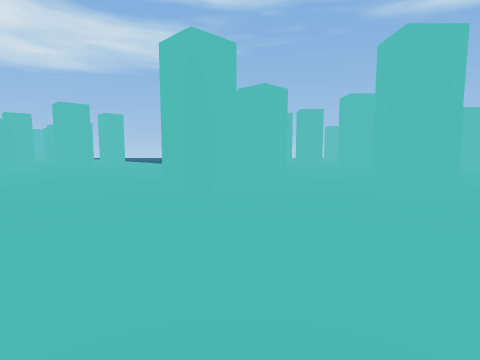
[1] (above)

24 first-person views from a walk through a 3-D level made in the Godot game engine. The camera is 1.4 m above the floor, tilts 6° down and sees 80° across. The floor is counted in squares, 2 m on a side. Each view is taken from the middle of a square. On the plan, view 1 faces up. The plan holds only what a view shows up to about 10 squares ahead; the rest is blank. The place goes on beyond the plan. Surface patterns are stand-ins for the level's own textures.

[2]
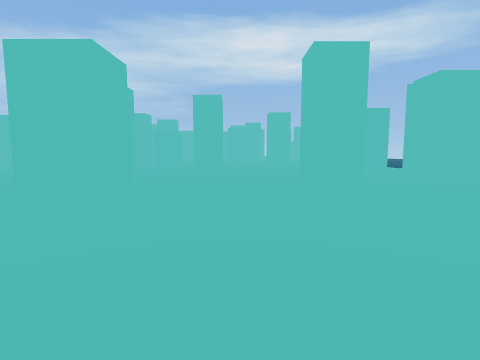

[3]
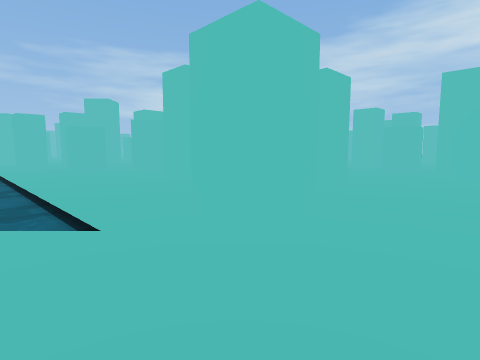

[4]
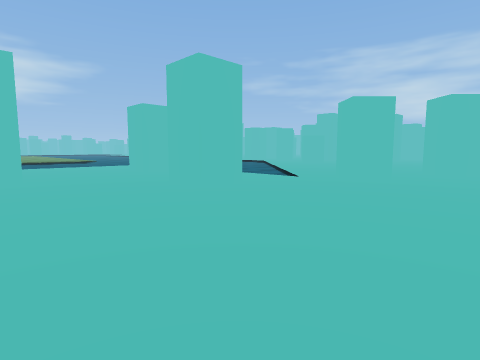

[5]
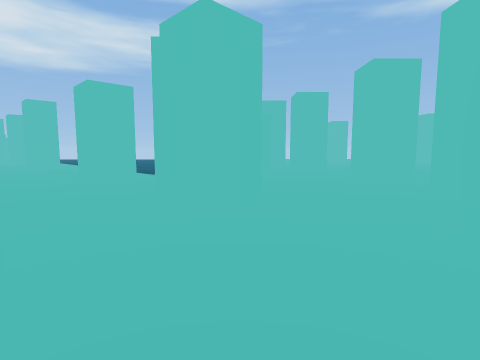

[6]
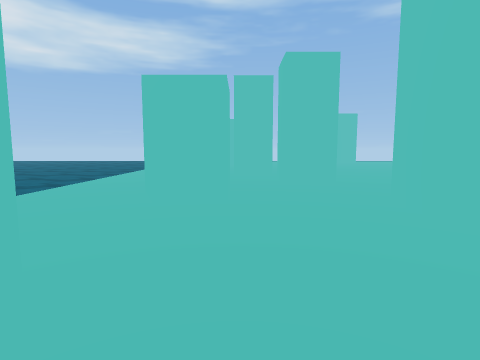

[7]
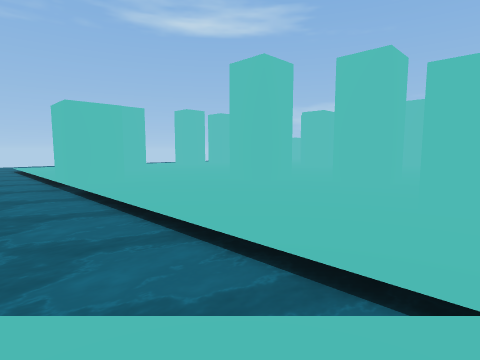

[8]
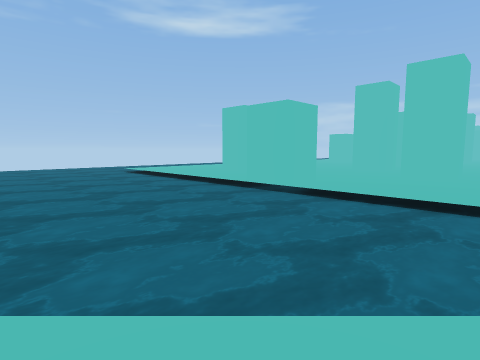

[9]
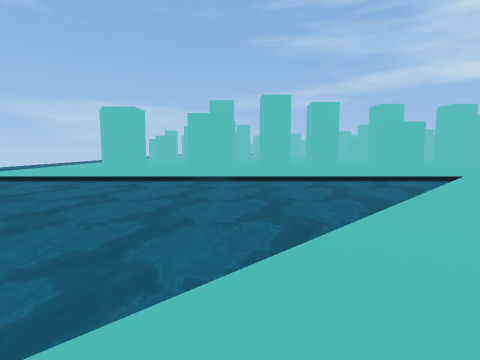

[10]
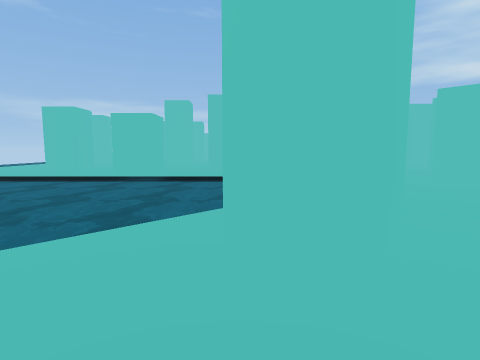

[11]
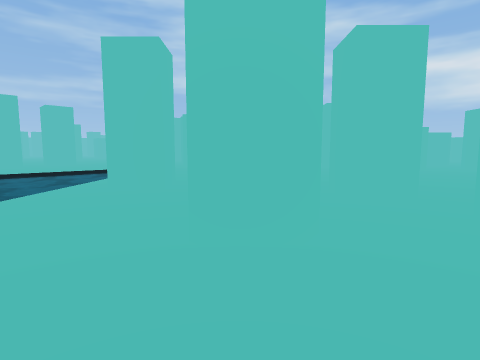

[12]
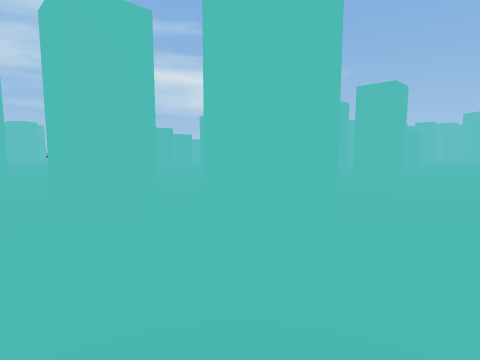

[13]
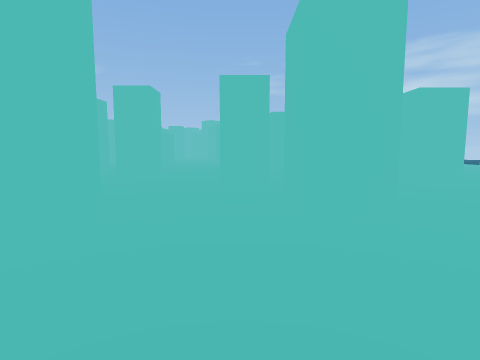

[14]
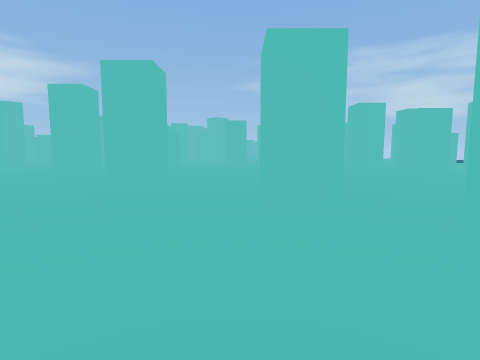

[15]
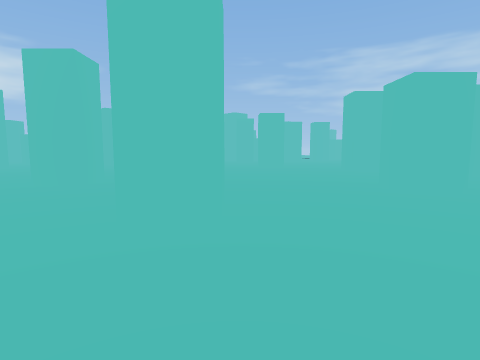

[16]
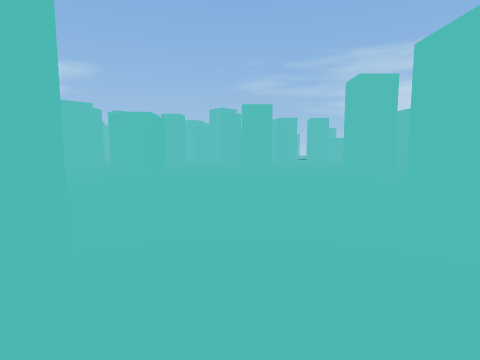

[17]
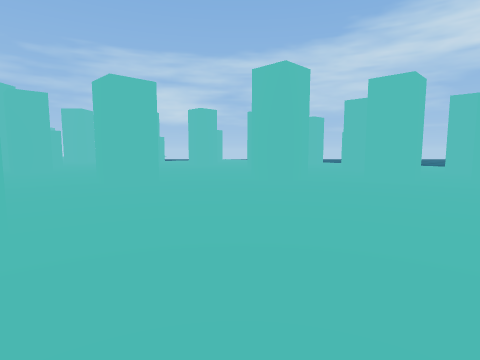

[18]
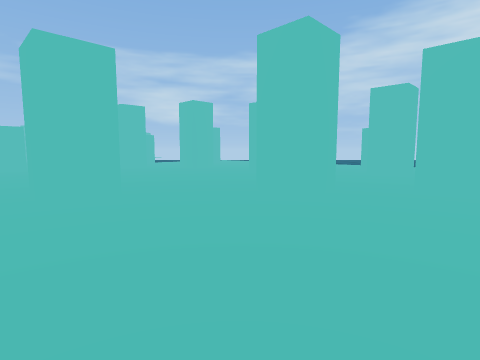

[19]
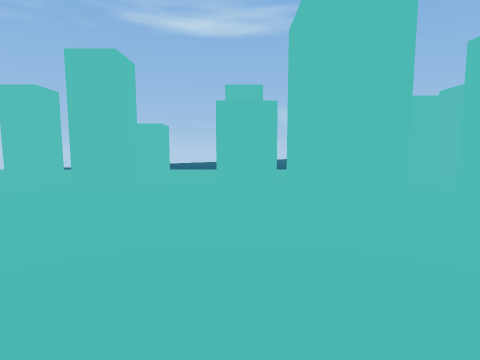

[20]
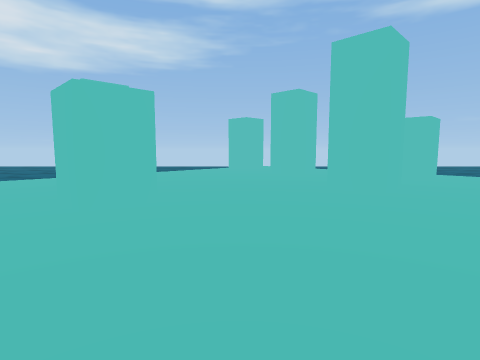

[21]
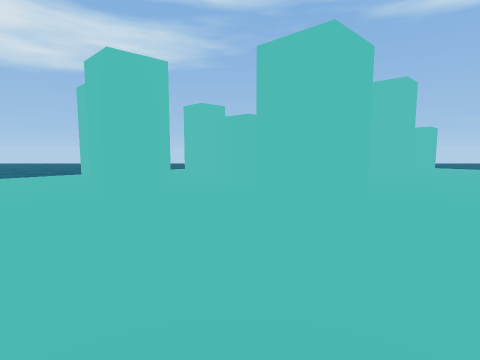

[22]
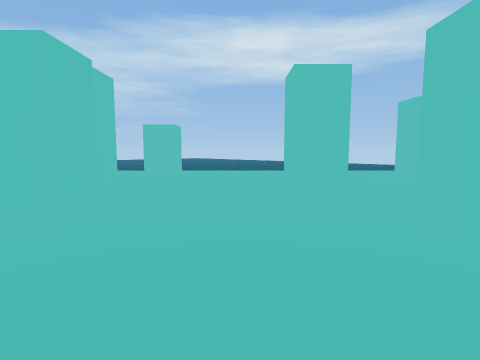

[23]
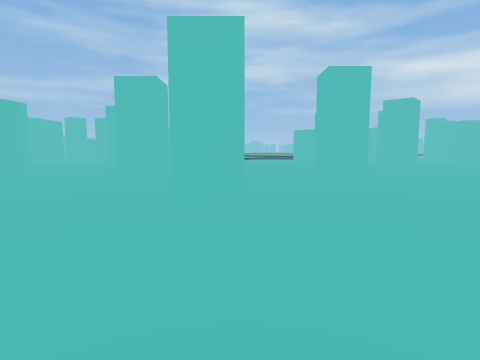

[24]
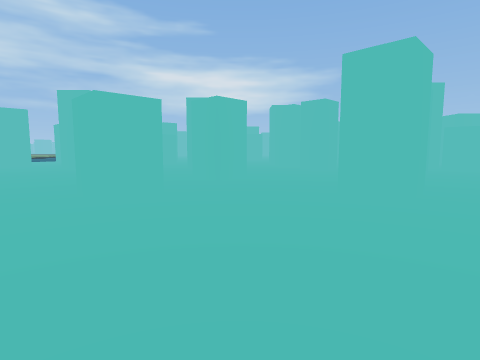

### Floor plan
Key: @ floor where view 1 was taken; # wall or solid block; x gap in a wall; . floor; ≈ water the walk keeps out of.
Columns run from 28 left of view 1 to 5 right of it. Each row starts with its distance up from view 1.
 27                        ≈≈
 26                        ≈≈≈  ≈
 25   ≈≈    ≈...     ≈≈    ≈≈≈≈...
 24   ≈≈≈   ...##    ≈≈    ≈≈≈≈...
 23    ≈≈   ....#   ≈      ≈≈≈≈...
 22 ≈≈≈  ≈x#..... ##.      ≈≈≈≈..#≈
 21 ≈≈≈  ..#.........     ≈≈≈≈≈....
 20    ≈#.......#...     ≈≈≈≈≈≈.....
 19   ≈.....#......  x  ≈≈≈≈≈≈≈#....≈#
 18  ≈............ ......≈≈≈≈≈≈......
 17  #....#......##.......≈≈≈≈≈...#≈..
 16  ........#...#....#..#.≈≈≈≈...≈...
 15  ........#...#.......#..≈≈≈....# .
 14  .#.............#.#......≈≈....##.
 13   ...#.....##.....#.......≈..≈....
 12  #................#..........#≈..
 11 x#..#...#.........##..#...#.....≈#
 10 ............#.....................
  9   ..........#...#...........#.....
  8 #...#...........#...........##..≈
  7 ...............   .#..#..........
  6 ................ ..#..#........#
  5 .....#...#..#....# ........#...##
  4 .....#...#......     .............
  3 ...............        #..........
  2  ......##.....#        #..........
  1 ..#............     ......#.......
  0 ..# .... .......      #.....@.....
 -1 #   #..  ..  ...    ......≈..#≈...
 -2                    ......≈≈. ....
 -3                    .....≈≈   ....
 -4                    #...≈    ....≈#
 -5                    ...≈     #....
 -6                    ..≈       ...≈
 -7                    .≈         ..

Positions as (right, up) in squares from view 1, and headings:
1: (0, 0), facing up
2: (2, 0), facing up-left
3: (1, 1), facing left
4: (5, 4), facing down-left
5: (1, 4), facing up
6: (2, 8), facing up
7: (-3, 12), facing up-right
8: (-6, 15), facing up-right
9: (-9, 18), facing right
10: (-9, 16), facing right
11: (-12, 18), facing down-right
12: (-12, 17), facing down
13: (-12, 17), facing down-left
14: (-13, 15), facing down-left
15: (-14, 12), facing down-left
16: (-16, 11), facing down-left
17: (-17, 7), facing left
18: (-19, 7), facing left
19: (-18, 14), facing up-right
20: (-18, 15), facing up
21: (-20, 12), facing up
22: (-19, 12), facing up-left
23: (-19, 12), facing down-right
24: (-21, 9), facing down
